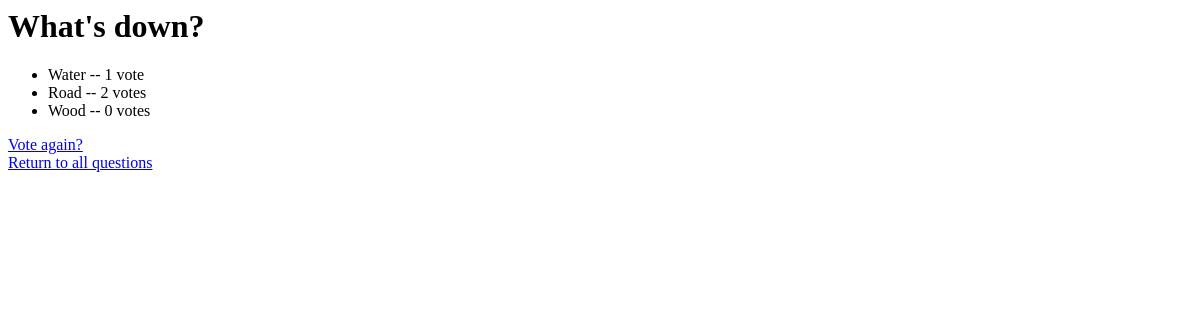
Page /2/results/ on the earlier database version.
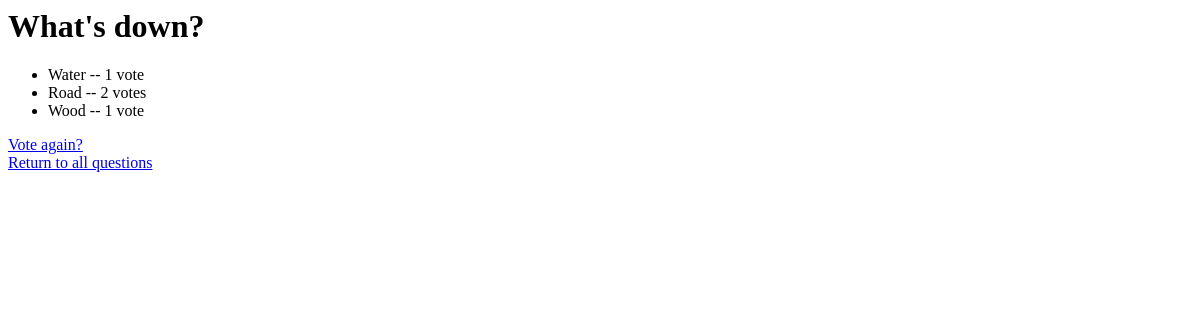
Same page on the later database version.
### polls/models.py (models this page shows, shortened)
class Question(models.Model):
    question_text = models.CharField(max_length=200)
    pub_date = models.DateTimeField("date published")

class Choice(models.Model):
    question = models.ForeignKey(Question, on_delete=models.CASCADE)
    choice_text = models.CharField(max_length=200)
    votes = models.IntegerField(default=0)

### polls/views.py (the view)
# urls.py: path("<int:pk>/results/", views.ResultsView.as_view(), name="results"),
class ResultsView(generic.DetailView):
    model = Question
    template_name = "polls/results.html"

### polls/templates/polls/results.html (shortened to what this page needs)
<h1>{{ question.question_text }}</h1>
<ul>
{% for choice in question.choice_set.all %}
    <li>{{ choice.choice_text }} -- {{ choice.votes }} vote{{ choice.votes|pluralize }}</li>
{% endfor %}
</ul>
<a href="{% url 'polls:detail' question.id %}">Vote again?</a>
<a href="{%url 'polls:index' %}">Return to all questions</a>

Differences in the rows shown:
changed Choice "Wood": votes "0" → "1"
